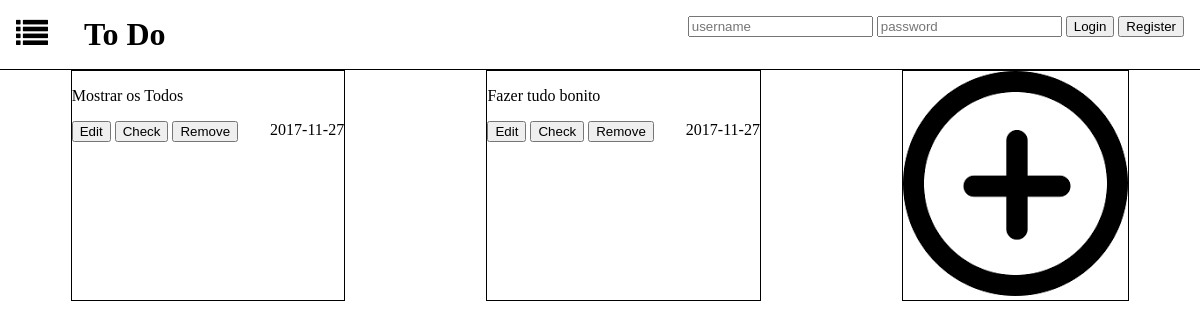
Page /list_page.php?list_id=1 on the committed database.
### tables this page shows
CREATE TABLE hasItems(
	list_id INTEGER REFERENCES lists NOT NULL,
	todo_id INTEGER REFERENCES todos NOT NULL,
	PRIMARY KEY(list_id, todo_id)
);

CREATE TABLE todos (
	todo_id INTEGER PRIMARY KEY AUTOINCREMENT,
	name VARCHAR NOT NULL,
	limit_date DATE,
	done INTEGER DEFAULT(-1),
	list_id INTEGER REFERENCES lists NOT NULL
);

### list_page.php (called while the page is built, shortened)
<?php
	include_once('includes/init.php');
	include_once('database/list.php');
	$todos = getListTodos($_GET['list_id']);
	include_once('templates/common/header_todos_list.php');
	include_once('templates/todos/show_todos.php');
	include_once('templates/common/footer.php');
?>

### database/list.php (called while the page is built, shortened)
<?php
	function getListTodos($list_id){
		global $dbh;
		$stmt = $dbh->prepare("SELECT * FROM todos, hasItems, lists
								WHERE lists.id = hasItems.list_id AND hasItems.todo_id = todos.todo_id AND lists.id = ?");
		$stmt->execute(array($list_id));
		return $stmt->fetchAll();
	}
?>

### templates/todos/show_todos.php (the view, shortened to what this page needs)
<section id="todos_only">
	<?php foreach ($todos as $todo) { ?>
	<?php
	if($todo['done'] == 1)
		$check = 'check';
	else
		$check = 'not_check';
	?>
	<div id=<?= $todo['todo_id']?> class="todo_only <?= $check ?>">
		<p><?= $todo['name']?></p>
		<span><?= $todo['limit_date']?></span>
		<a href="#"><button name="Edit">Edit</button></a>
		<?php if($todo['done'] == -1){?>
			<a href="#"><button name="Check">Check</button></a>
		<?php } else {?>
			<a href="#"><button name="Check">Uncheck</button></a>
		<?php } ?>
		<a href="#"><button name="Remove">Remove</button></a>
	</div>
	<?php } ?>
	<div class="todo_only">
		<img src="images/addIcon.png">
	</div>
</section>

### css/home_page.css (style rules this page uses)
body { margin: 0; }
a { text-decoration: none; color: black; margin: 0 auto; }
span { margin-left: 2em; float: right; }
#todos_only { display: flex; justify-content: center; }
.todo_only { margin: 0 auto; border: 1px solid black; }

### rows in the picture
hasitems: todo.name "Mostrar os Todos", todo.limit_date "2017-11-27"
hasitems: todo.name "Fazer tudo bonito", todo.limit_date "2017-11-27"
